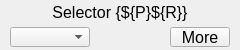
<?xml version="1.0" ?>
<ui version="4.0">
  <class>Dialog</class>
  <widget class="PyDMFrame" name="screen">
    <property name="geometry">
      <rect>
        <x>848</x>
        <y>73</y>
        <width>240</width>
        <height>50</height>
      </rect>
    </property>
    <property name="minimumSize">
      <size>
        <width>240</width>
        <height>50</height>
      </size>
    </property>
    <property name="styleSheet">
      <string notr="true">PyDMFrame#screen {
  color: rgb(0, 0, 0);
  background-color: rgb(236, 236, 236);
  }</string>
    </property>
    <property name="windowTitle">
      <string>selector</string>
    </property>
    <layout class="QGridLayout" name="gridLayout" columnstretch="5,5,80,30,45,5,60,5,5" rowstretch="2,20,3,2,20,3">
      <property name="leftMargin">
        <number>0</number>
      </property>
      <property name="topMargin">
        <number>0</number>
      </property>
      <property name="rightMargin">
        <number>0</number>
      </property>
      <property name="bottomMargin">
        <number>0</number>
      </property>
      <property name="horizontalSpacing">
        <number>0</number>
      </property>
      <property name="verticalSpacing">
        <number>0</number>
      </property>
      <item row="0" column="0" rowspan="3" colspan="9">
        <widget class="PyDMDrawingRectangle" name="rectangle">
          <property name="geometry">
            <rect>
              <x>0</x>
              <y>0</y>
              <width>240</width>
              <height>25</height>
            </rect>
          </property>
          <property name="sizePolicy">
            <sizepolicy hsizetype="Ignored" vsizetype="Ignored">
              <horstretch>0</horstretch>
              <verstretch>0</verstretch>
            </sizepolicy>
          </property>
          <property name="brush" stdset="0">
            <brush brushstyle="SolidPattern">
              <color alpha="255">
                <red>255</red>
                <green>255</green>
                <blue>255</blue>
              </color>
            </brush>
          </property>
          <property name="penStyle" stdset="0">
            <enum>Qt::SolidLine</enum>
          </property>
          <property name="penColor" stdset="0">
            <color>
              <red>255</red>
              <green>255</green>
              <blue>255</blue>
            </color>
          </property>
          <property name="penWidth" stdset="0">
            <double>0</double>
          </property>
          <property name="penCapStyle" stdset="0">
            <enum>Qt::FlatCap</enum>
          </property>
          <property name="toolTip">
            <string>rectangle</string>
          </property>
        </widget>
      </item>
      <item row="4" column="2">
        <widget class="PyDMEnumComboBox" name="menu">
          <property name="geometry">
            <rect>
              <x>10</x>
              <y>27</y>
              <width>80</width>
              <height>20</height>
            </rect>
          </property>
          <property name="sizePolicy">
            <sizepolicy hsizetype="Ignored" vsizetype="Ignored">
              <horstretch>0</horstretch>
              <verstretch>0</verstretch>
            </sizepolicy>
          </property>
          <property name="toolTip">
            <string>${P}${R}:mode.VAL</string>
          </property>
          <property name="channel" stdset="0">
            <string>ca://${P}${R}:mode.VAL</string>
          </property>
          <property name="font">
            <font>
              <pointsize>12</pointsize>
            </font>
          </property>
          <property name="styleSheet">
            <string notr="true">PyDMEnumComboBox#menu {
  color: rgb(0, 0, 0);
  background-color: rgb(115, 223, 255);
  }</string>
          </property>
        </widget>
      </item>
      <item row="2" column="0" colspan="9">
        <widget class="PyDMDrawingLine" name="polyline">
          <property name="geometry">
            <rect>
              <x>0</x>
              <y>22</y>
              <width>243</width>
              <height>3</height>
            </rect>
          </property>
          <property name="sizePolicy">
            <sizepolicy hsizetype="Ignored" vsizetype="Ignored">
              <horstretch>0</horstretch>
              <verstretch>0</verstretch>
            </sizepolicy>
          </property>
          <property name="toolTip">
            <string>polyline</string>
          </property>
          <property name="brush" stdset="0">
            <brush brushstyle="SolidPattern">
              <color alpha="255">
                <red>10</red>
                <green>0</green>
                <blue>184</blue>
              </color>
            </brush>
          </property>
          <property name="penStyle" stdset="0">
            <enum>Qt::SolidLine</enum>
          </property>
          <property name="penColor" stdset="0">
            <color>
              <red>10</red>
              <green>0</green>
              <blue>184</blue>
            </color>
          </property>
          <property name="penWidth" stdset="0">
            <double>3</double>
          </property>
          <property name="penCapStyle" stdset="0">
            <enum>Qt::FlatCap</enum>
          </property>
          <property name="rules" stdset="0">
            <string>[{&quot;name&quot;: &quot;visibility&quot;, &quot;property&quot;: &quot;Visible&quot;, &quot;channels&quot;: [{&quot;channel&quot;: &quot;ca://${P}${R}:mode.VAL&quot;, &quot;trigger&quot;: true, &quot;use_enum&quot;: false}], &quot;expression&quot;: &quot;ch[0]!=0&quot;}]</string>
          </property>
          <property name="channel" stdset="0">
            <string>ca://${P}${R}:mode.VAL</string>
          </property>
          <property name="penWidth" stdset="0">
            <double>3</double>
          </property>
          <property name="penStyle" stdset="0">
            <enum>Qt::SolidLine</enum>
          </property>
          <property name="penColor" stdset="0"/>
          <property name="penCapStyle" stdset="0">
            <enum>Qt::FlatCap</enum>
          </property>
        </widget>
      </item>
      <item row="4" column="6">
        <widget class="PyDMRelatedDisplayButton" name="related_display">
          <property name="geometry">
            <rect>
              <x>170</x>
              <y>27</y>
              <width>60</width>
              <height>20</height>
            </rect>
          </property>
          <property name="sizePolicy">
            <sizepolicy hsizetype="Ignored" vsizetype="Ignored">
              <horstretch>0</horstretch>
              <verstretch>0</verstretch>
            </sizepolicy>
          </property>
          <property name="toolTip">
            <string>More</string>
          </property>
          <property name="text">
            <string>More</string>
          </property>
          <property name="showIcon" stdset="0">
            <bool>false</bool>
          </property>
          <property name="font">
            <font>
              <pointsize>12</pointsize>
            </font>
          </property>
          <property name="styleSheet">
            <string notr="true">PyDMRelatedDisplayButton#related_display {
  color: rgb(255, 255, 255);
  background-color: rgb(51, 153, 0);
  }</string>
          </property>
          <property name="titles" stdset="0">
            <stringlist>
              <string>show choice buttons</string>
              <string>program choices</string>
            </stringlist>
          </property>
          <property name="filenames" stdset="0">
            <stringlist>
              <string>selector_choice.ui</string>
              <string>selector_more.ui</string>
            </stringlist>
          </property>
          <property name="macros" stdset="0">
            <stringlist>
              <string>P=${P},R=${R}</string>
              <string>P=${P},R=${R}</string>
            </stringlist>
          </property>
          <property name="openInNewWindow" stdset="0">
            <bool>false</bool>
          </property>
        </widget>
      </item>
      <item row="1" column="1" colspan="7">
        <widget class="QLabel" name="text">
          <property name="geometry">
            <rect>
              <x>5</x>
              <y>2</y>
              <width>230</width>
              <height>20</height>
            </rect>
          </property>
          <property name="sizePolicy">
            <sizepolicy hsizetype="Ignored" vsizetype="Ignored">
              <horstretch>0</horstretch>
              <verstretch>0</verstretch>
            </sizepolicy>
          </property>
          <property name="text">
            <string>Selector {${P}${R}}</string>
          </property>
          <property name="font">
            <font>
              <pointsize>12</pointsize>
            </font>
          </property>
          <property name="brush" stdset="0">
            <brush brushstyle="SolidPattern">
              <color alpha="255">
                <red>0</red>
                <green>0</green>
                <blue>0</blue>
              </color>
            </brush>
          </property>
          <property name="toolTip">
            <string>text</string>
          </property>
          <property name="alignment">
            <set>Qt::AlignCenter</set>
          </property>
          <property name="styleSheet">
            <string notr="true">QLabel#text {
  color: rgb(0, 0, 0);
  }</string>
          </property>
        </widget>
      </item>
      <item row="4" column="4">
        <widget class="PyDMLabel" name="text_update">
          <property name="geometry">
            <rect>
              <x>120</x>
              <y>27</y>
              <width>45</width>
              <height>20</height>
            </rect>
          </property>
          <property name="sizePolicy">
            <sizepolicy hsizetype="Ignored" vsizetype="Ignored">
              <horstretch>0</horstretch>
              <verstretch>0</verstretch>
            </sizepolicy>
          </property>
          <property name="toolTip">
            <string>PV: ${P}${R}:busy</string>
          </property>
          <property name="channel" stdset="0">
            <string>ca://${P}${R}:busy</string>
          </property>
          <property name="font">
            <font>
              <pointsize>12</pointsize>
            </font>
          </property>
          <property name="alignment">
            <set>Qt::AlignLeading|Qt::AlignLeft|Qt::AlignVCenter</set>
          </property>
          <property name="textInteractionFlags">
            <set>Qt::TextSelectableByKeyboard|Qt::TextSelectableByMouse</set>
          </property>
          <property name="styleSheet">
            <string notr="true">PyDMLabel#text_update {
  color: rgb(10, 0, 184);
  background-color: rgb(236, 236, 236);
  }</string>
          </property>
        </widget>
      </item>
    </layout>
    <zorder>rectangle</zorder>
    <zorder>menu</zorder>
    <zorder>polyline</zorder>
    <zorder>related_display</zorder>
    <zorder>text</zorder>
    <zorder>text_update</zorder>
  </widget>
  <customwidgets>
    <customwidget>
      <class>PyDMDrawingRectangle</class>
      <extends>QWidget</extends>
      <header>pydm.widgets.drawing</header>
    </customwidget>
    <customwidget>
      <class>PyDMEnumComboBox</class>
      <extends>QComboBox</extends>
      <header>pydm.widgets.enum_combo_box</header>
    </customwidget>
    <customwidget>
      <class>PyDMDrawingPolyline</class>
      <extends>QWidget</extends>
      <header>pydm.widgets.drawing</header>
    </customwidget>
    <customwidget>
      <class>PyDMDrawingLine</class>
      <extends>QWidget</extends>
      <header>pydm.widgets.drawing</header>
    </customwidget>
    <customwidget>
      <class>PyDMRelatedDisplayButton</class>
      <extends>QPushButton</extends>
      <header>pydm.widgets.related_display_button</header>
    </customwidget>
    <customwidget>
      <class>PyDMLabel</class>
      <extends>QLabel</extends>
      <header>pydm.widgets.label</header>
    </customwidget>
    <customwidget>
      <class>PyDMFrame</class>
      <extends>QFrame</extends>
      <header>pydm.widgets.frame</header>
    </customwidget>
  </customwidgets>
</ui>
